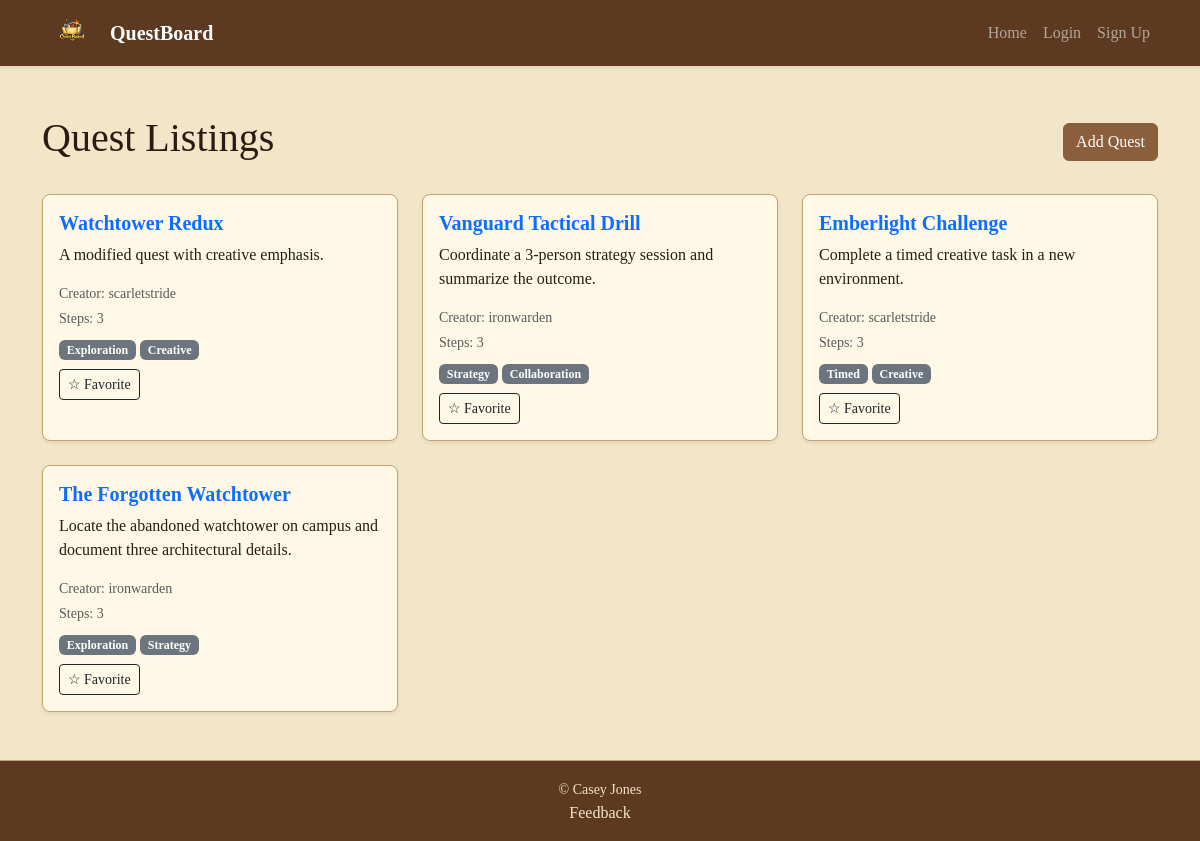
The app's page /, older data.
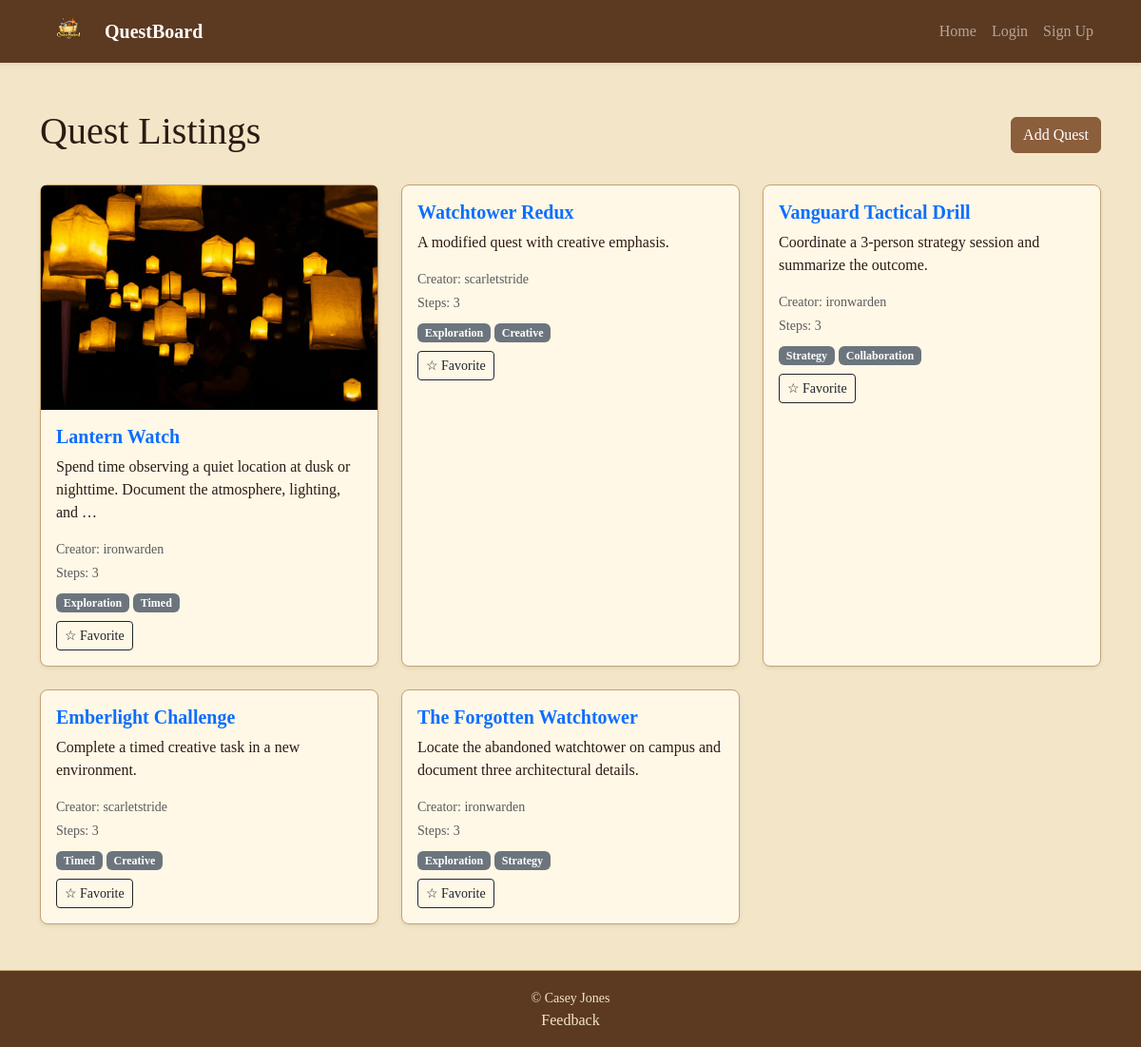
The same page, newer data.
### QuestBoardApp/models.py (models this page shows, shortened)
class Quest(models.Model):
    creator = models.ForeignKey(User, on_delete=models.CASCADE, related_name="quests_created")
    parent = models.ForeignKey(
        "self",
        on_delete=models.SET_NULL,
        null=True,
        blank=True,
        related_name="remixes"
    )
    title = models.CharField(max_length=120)
    description = models.TextField()
    image = models.ImageField(upload_to="quest_images/", blank=True, null=True)
    created_at = models.DateTimeField(auto_now_add=True)
    tags = models.ManyToManyField(Tag, blank=True, related_name="quests")

class Tag(models.Model):
    name = models.CharField(max_length=40, unique=True)

### QuestBoardApp/views.py (the view)
# urls.py: path("", views.QuestListView.as_view(), name="index"),
class QuestListView(ListView):
    model = Quest
    template_name = "QuestBoardApp/index.html"
    context_object_name = "quests"
    ordering = ["-created_at"]
    def get_context_data(self, **kwargs):
        context = super().get_context_data(**kwargs)
        context["favorites"] = self.request.session.get("favorites", [])
        return context

### QuestBoardApp/templates/QuestBoardApp/index.html (shortened to what this page needs)
{% extends 'base.html' %}
{% block content %}
  <div class="d-flex justify-content-between align-items-center mb-4">
    <h1>Quest Listings</h1>
    <a href="{% url 'create_quest' %}" class="btn btn-primary">Add Quest</a>
  </div>
  <div class="row g-4">
    {% for quest in quests %}
      <div class="col-md-4">
        <div class="card h-100 shadow-sm">
          {% if quest.image %}
            <img src="{{ quest.image.url }}" class="card-img-top" alt="{{ quest.title }}" />
          {% endif %}
          <div class="card-body">
            <h5 class="card-title">
              <a href="{% url 'quest_detail' quest.pk %}" class="text-decoration-none">{{ quest.title }}</a>
            </h5>
            <p class="card-text">{{ quest.description|truncatechars:100 }}</p>
            <p class="small text-muted mb-1">Creator: {{ quest.creator }}</p>
            <p class="small text-muted mb-2">Steps: {{ quest.steps.count }}</p>
            <div class="mb-2">
              {% for tag in quest.tags.all %}
                <span class="badge bg-secondary">{{ tag.name }}</span>
              {% empty %}
                <span class="text-muted small">No tags</span>
              {% endfor %}
            </div>
            {% if quest.id in favorites %}
              <a href="{% url 'toggle_favorite' quest.pk %}" class="btn btn-sm btn-warning">★ Favorited</a>
            {% else %}
              <a href="{% url 'toggle_favorite' quest.pk %}" class="btn btn-sm btn-outline-dark">☆ Favorite</a>
            {% endif %}
          </div>
        </div>
      </div>
    {% endfor %}
  </div>
{% endblock %}

Row changes from the older to the newer data that the page shows:
added Quest: image (picture), title "Lantern Watch", description "Spend time observing a quiet location at dusk or nighttime. Document the atmosphere, lighting, and …", creator "ironwarden", steps.count "3", shows "☆ Favorite", Tag (name "Exploration"), Tag (name "Timed")
